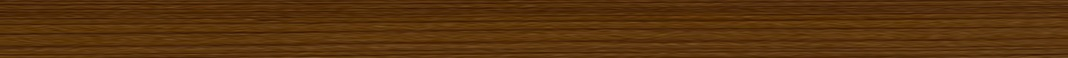
#> input picture design-system/explorations/2026-11-22-rework/assets/hand-strip.jpg, 1068 x 58 px
$ python hand_strip.py hand-strip.jpg hand-strip.jpg
#> lines starting #> are read from the running program, lines starting #| are printed output that depends on the picture
"""駒台の画像（src/assets/hand.png）の一部を横に引き伸ばし、帯の駒台に使う横長の木目にする。

    python3 hand_strip.py ../../../../src/assets/hand.png hand-strip.jpg      （pillow が要る）
"""
import sys
from PIL import Image

src, out = sys.argv[1], sys.argv[2]
im = Image.open(src).convert("RGB")
#> im is the input picture: PIL image 1068x58 RGB; mean R, G, B 87.3, 50.1, 12.6
w, h = im.size
#> w = 1068; h = 58
band = im.crop((0, int(h * 0.30), w, int(h * 0.30) + 58))
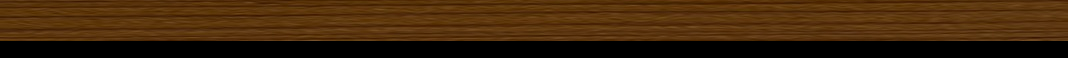
#> band: PIL image 1068x58 RGB; mean R, G, B 63.3, 36.7, 9.3
# 木目は横に流れるので、横だけ引き伸ばしても線の細さが変わらない。鏡写しで並べると左右対称の模様が見える
sheet = band.resize((band.width * 6, band.height), Image.LANCZOS)
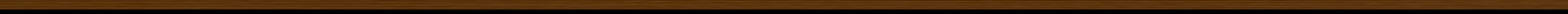
#> sheet: PIL image 6408x58 RGB (shown at 1/5 size); mean R, G, B 63.3, 36.7, 9.3
sheet.save(out, quality=93)
print(sheet.size)
#| (6408, 58)
